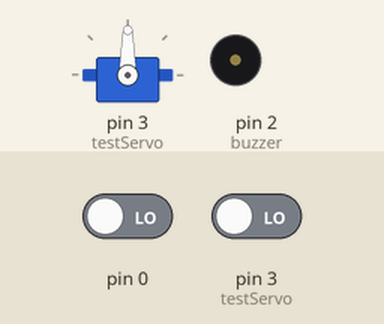
Recording of a sketch running on a simulated Arduino Uno, built with avr-gcc and run on an emulated ATmega328P. Shown: servo, buzzer (waves = sounding). Inputs (shaded band) come from the test bench; at power-on: pin 3 (testServo) LOW, pin 0 LOW.

Above: at 1.2 s.
1.3 s: pin 3 (testServo) driven HIGH
At 1.9 s:
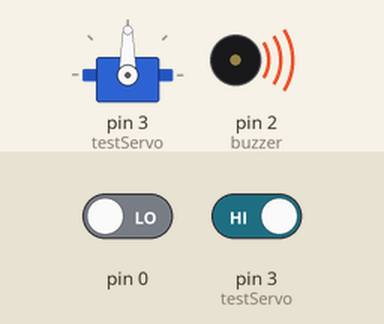
Timing chart, 0 to 4.3 s (numbered marks = the images above; inputs shaded):
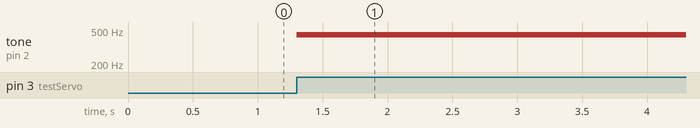

Measured:
- after the input at 1.3 s, tone on pin 2 (buzzer): silent → 440 Hz at once

The sketch:

Fall2018_Hackathon_buzzerInterruptTest.ino
```cpp
#include <Servo.h>

Servo testServo;

const int buzzer = 2;

int servoVal;

volatile bool beep;

void setup()
{
  testServo.attach(3);
  attachInterrupt(1,servoChange,CHANGE);
}

void loop()
{
  servoVal = map(digitalRead(servoVal), 0, 1023, 80, 100);
  if (beep)
    tone(buzzer,440);
  else
    noTone(buzzer);
}

void servoChange()
{
  if (servoVal == 90)
    beep = false;
  else
    beep = true;
}
```
